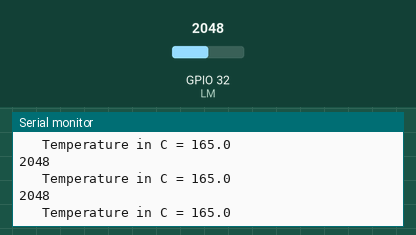
Recording of a sketch running on a simulated ESP32. Parts: the last lines printed to the serial monitor. Inputs (shaded band) come from the test bench; at power-on: GPIO 32 (LM) = 2048.

Above: at 1.2 s.
1.3 s: GPIO 32 (LM) set to 2866
At 2.4 s:
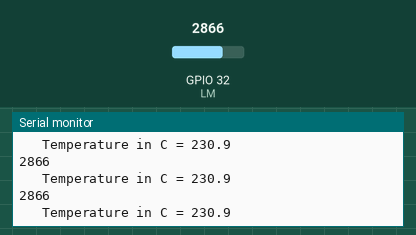
2.8 s: GPIO 32 (LM) set to 3603
At 3.4 s:
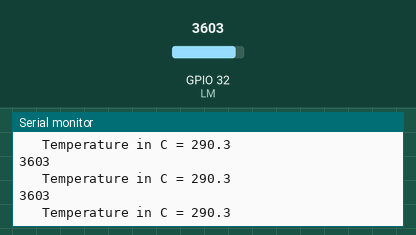
Timing chart, 0 to 3.6 s (numbered marks = the images above; inputs shaded):
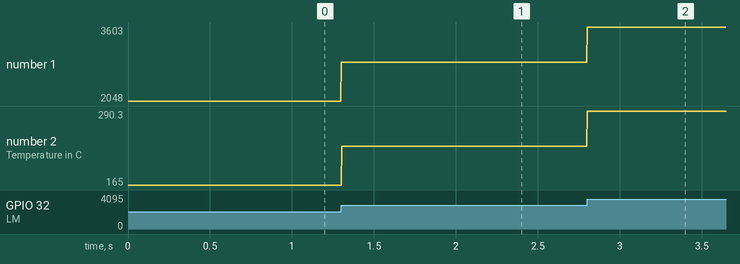

Measured:
- after the input at 1.3 s, the serial monitor: prints a new line at once (image 1)
- after the input at 2.8 s, the serial monitor: prints a new line at once (image 2)
- plotted number 1: 2048 → 2866 after the input at 1.3 s, 2866 → 3603 after the input at 2.8 s
- plotted number 2: 165 → 230.9 after the input at 1.3 s, 230.9 → 290.3 after the input at 2.8 s

The sketch:

temp_lm35.ino
```cpp
#define LM 32

int RawValue= 0;
double Voltage = 0;
double tempC = 0;
double tempF = 0;

void setup() {
  // put your setup code here, to run once:
  Serial.begin(115200);
  pinMode(LM,INPUT);

}

void loop() {
  // put your main code here, to run repeatedly:
    // Delay between measurements.
   RawValue = analogRead(LM);
  Voltage = (RawValue * 3300)/ 4095; // 5000 to get millivots.
  Serial.println(RawValue);
  tempC = Voltage / 10;
  Serial.print("\t Temperature in C = ");
Serial.println(tempC,1);

}
```
